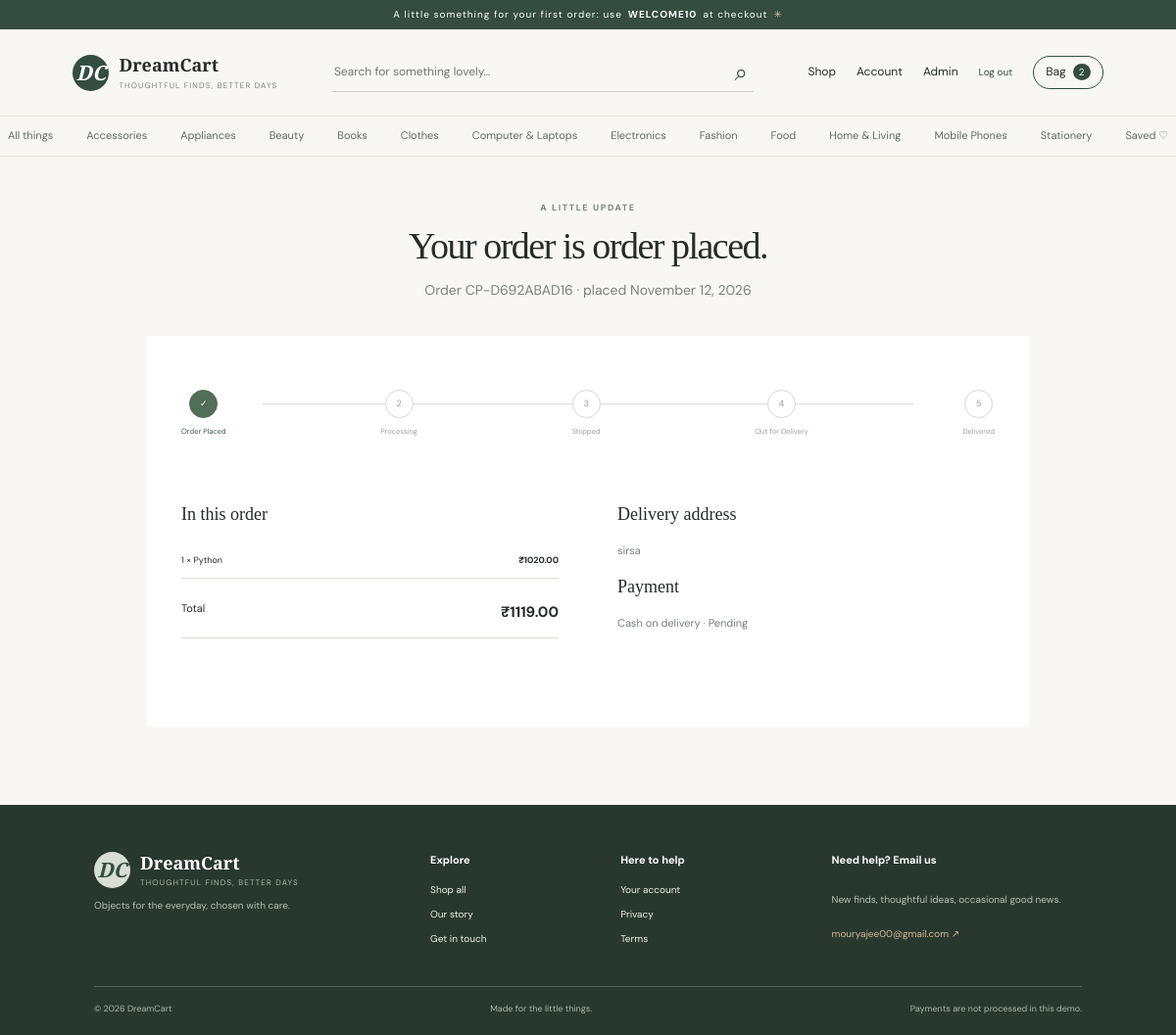
Page /orders/CP-D692ABAD16 (signed in) on the committed database.
### models.py (models this page shows)
class Category(db.Model):
    id = db.Column(db.Integer, primary_key=True)
    name = db.Column(db.String(80), unique=True, nullable=False)
    slug = db.Column(db.String(90), unique=True, nullable=False)
    products = db.relationship("Product", backref="category", lazy=True)

class Order(db.Model):
    id = db.Column(db.Integer, primary_key=True)
    order_number = db.Column(db.String(24), unique=True, nullable=False, index=True)
    user_id = db.Column(db.Integer, db.ForeignKey("user.id"), nullable=False)
    total = db.Column(db.Float, nullable=False)
    shipping = db.Column(db.Float, default=0)
    address = db.Column(db.Text, nullable=False)
    payment_method = db.Column(db.String(40), default="Cash on delivery")
    payment_status = db.Column(db.String(30), default="Pending")
    status = db.Column(db.String(40), default="Order Placed")
    created_at = db.Column(db.DateTime, default=datetime.utcnow)
    user = db.relationship("User", backref="orders")
    items = db.relationship("OrderItem", backref="order", cascade="all, delete-orphan")

class OrderItem(db.Model):
    id = db.Column(db.Integer, primary_key=True)
    order_id = db.Column(db.Integer, db.ForeignKey("order.id"), nullable=False)
    product_id = db.Column(db.Integer, db.ForeignKey("product.id"), nullable=True)
    name = db.Column(db.String(160), nullable=False)
    price = db.Column(db.Float, nullable=False)
    quantity = db.Column(db.Integer, nullable=False)
    product = db.relationship("Product")

### app.py (the view)
@app.route('/orders/<number>')
@login_required
def track_order(number):
    q=Order.query.filter_by(order_number=number)
    if not me().is_admin: q=q.filter_by(user_id=me().id)
    order=q.first_or_404()
    my_orders=Order.query.filter_by(user_id=me().id).order_by(Order.created_at.desc()).all() if not me().is_admin else []
    return render_template('track_order.html',order=order,my_orders=my_orders)

### app.py (called while the page is built)
def stripe_ready(): return bool(stripe and app.config['STRIPE_SECRET_KEY'].startswith('sk_test_'))

def csrf_token():
    if '_csrf' not in session: session['_csrf']=secrets.token_urlsafe(32)
    return session['_csrf']

@app.before_request
def protect_forms():
    if request.method=='POST':
        supplied=request.form.get('csrf_token','')
        if not supplied or not secrets.compare_digest(supplied,session.get('_csrf','')): abort(400)

def me(): return db.session.get(User, session.get('user_id')) if session.get('user_id') else None

@app.context_processor
def globals_for_templates():
    u=me(); cart_items=CartItem.query.filter_by(user_id=u.id).all() if u else []
    subtotal=sum(i.product.sale_price*i.quantity for i in cart_items); shipping=0 if subtotal>=2500 else (99 if subtotal else 0)
    return {'current_user':u,'cart_count':sum(i.quantity for i in cart_items),'cart_subtotal':subtotal,'cart_shipping':shipping,'cart_total':subtotal+shipping,'site_categories':Category.query.order_by(Category.name).all(),'contact_email':app.config['CONTACT_EMAIL'],'stripe_enabled':stripe_ready()}

def login_required(f):
    @wraps(f)
    def w(*a,**k):
        if not me(): flash('Please sign in to continue.','info'); return redirect(url_for('login'))
        return f(*a,**k)
    return w

### models.py (called while the page is built)
    @property
    def sale_price(self): return round(self.price * (100 - self.discount) / 100, 2)

### templates/track_order.html (shortened to what this page needs)
{% extends 'base.html' %}{% block content %}
<section class="page-intro compact">
  <span class="eyebrow">A LITTLE UPDATE</span>
  <h1>Your order is {{ order.status|lower }}.</h1>
  <p>
    Order {{ order.order_number }} · placed {{ order.created_at.strftime('%B %d,
    %Y') }}
  </p>
</section>
<section class="order-panel">
  <div class="order-progress">
    {% set stages=['Order Placed','Processing','Shipped','Out for
    Delivery','Delivered'] %}{% for stage in stages %}
    <div
      class="progress-step {{ 'done' if stages.index(order.status) >= loop.index0 and order.status!='Cancelled' else '' }}"
    >
      <span
        >{% if stages.index(order.status) >= loop.index0 and
        order.status!='Cancelled' %}✓{% else %}{{ loop.index }}{% endif %}</span
      ><small>{{ stage }}</small>
    </div>
    {% endfor %}
  </div>
  <div class="order-columns">
    <div>
      <h3>In this order</h3>
      {% for i in order.items %}
      <div class="summary-product">
        <span>{{ i.quantity }} × {{ i.name }}</span
        ><b>₹{{ '%.2f'|format(i.price*i.quantity) }}</b>
      </div>
      {% endfor %}
      <div class="summary-total">
        <span>Total</span><strong>₹{{ '%.2f'|format(order.total) }}</strong>
      </div>
    </div>
    <div>
      <h3>Delivery address</h3>
      <p>{{ order.address }}</p>
      <h3>Payment</h3>
      <p>{{ order.payment_method }} · {{ order.payment_status }}</p>
    </div>
  </div>
</section>
 {% endblock %}

### templates/base.html (shortened to what this page needs)
<!doctype html>
<html lang="en">
  <head>
    <link
      rel="stylesheet"
      href="{{ url_for('static',filename='css/style.css') }}"
    />
  </head>
  <body>
    <div class="announcement">
      A little something for your first order: use <b>WELCOME10</b> at checkout
      <span>✳</span>
    </div>
    <header class="site-header">
      <a class="brand" href="{{ url_for('index') }}">
        <span class="brand-mark">DC</span
        ><span>DreamCart<small>THOUGHTFUL FINDS, BETTER DAYS</small></span></a>
      <form class="search" action="{{ url_for('products') }}">
        <input
          name="q"
          value="{{ request.args.get('q','') }}"
          placeholder="Search for something lovely…"
          aria-label="Search products"
        /><button aria-label="Search">⌕</button>
      </form>
      <nav class="header-actions">
        <a href="{{ url_for('products') }}">Shop</a>{% if current_user %}<a
          href="{{ url_for('account') }}"
          >Account</a
        >{% if current_user.is_admin %}<a
          href="{{ url_for('admin_dashboard') }}"
          >Admin</a
        >{% endif %}
        <form action="{{ url_for('logout') }}" method="post" class="inline">
          /><button class="text-button">Log out</button>
        </form>
        {% else %}<a href="{{ url_for('login') }}">Sign in</a>{% endif %}<a
          class="bag-link"
          href="{{ url_for('cart') }}"
          >Bag <span>{{ cart_count }}</span></a
        >
      </nav>
    </header>
    <nav class="category-nav">
      <a href="{{ url_for('products') }}">All things</a>{% for c in
      site_categories %}<a href="{{ url_for('products',category=c.slug) }}"
        >{{ c.name }}</a
      >{% endfor %}<a href="{{ url_for('wishlist') }}">Saved ♡</a>
    </nav>
    <main>
      {% block content %}{% endblock %}
    </main>
    <footer class="footer">
      <div class="footer-top">
        <div>
          <a class="brand footer-brand" href="{{ url_for('index') }}"
            ><span class="brand-mark">DC</span
            ><span
              >DreamCart<small>THOUGHTFUL FINDS, BETTER DAYS</small></span
            ></a
          >
          <p>Objects for the everyday, chosen with care.</p>
        </div>
        <div>
          <b>Explore</b><a href="{{ url_for('products') }}">Shop all</a
          ><a href="{{ url_for('about') }}">Our story</a
          ><a href="{{ url_for('contact') }}">Get in touch</a>
        </div>
        <div>
          <b>Here to help</b><a href="{{ url_for('account') }}">Your account</a
          ><a href="{{ url_for('privacy') }}">Privacy</a
          ><a href="{{ url_for('terms') }}">Terms</a>
        </div>
        <div class="newsletter">
          <b>Need help? Email us</b>
          <p>New finds, thoughtful ideas, occasional good news.</p>
          <a href="mailto:{{ contact_email }}">{{ contact_email }} ↗</a>
        </div>
      </div>
      <div class="footer-bottom">
        <span>© 2026 DreamCart</span><span>Made for the little things.</span
        ><span>Payments are not processed in this demo.</span>
      </div>
    </footer>
  </body>
</html>

### rows in the picture
Category: name "Accessories"
Category: name "Appliances"
Category: name "Beauty"
Category: name "Books"
Category: name "Clothes"
Category: name "Computer & Laptops"
Category: name "Electronics"
Category: name "Fashion"
Category: name "Food"
Category: name "Home & Living"
Category: name "Mobile Phones"
Category: name "Stationery"
Order: status "order placed", order_number "CP-D692ABAD16", created_at "November 12, 2026", total "1119.00", address "sirsa", payment_method "Cash on delivery", payment_status "Pending"
OrderItem: quantity "1", name "Python", i.price*i.quantity "1020.00"

### other values in the picture
{{ cart_count }} "2"
{{ stage }} "Order Placed" "Processing" "Shipped" "Out for Delivery" "Delivered"
{{ contact_email }} "mouryajee00@gmail.com"
